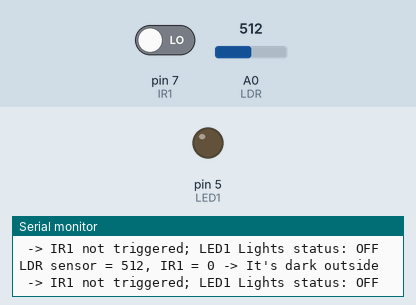
Simulated run of this sketch. Board: Arduino Uno, built with avr-gcc and run on an emulated ATmega328P. On the bench: output pins drawn as LEDs (lit = HIGH), the last lines printed to the serial monitor. The inputs (shaded band) are chosen by the test bench; at power-on: pin 7 (IR1) LOW, A0 (LDR) = 512.

Above: at 1.3 s.
1.4 s: pin 7 (IR1) driven HIGH
At 2.8 s:
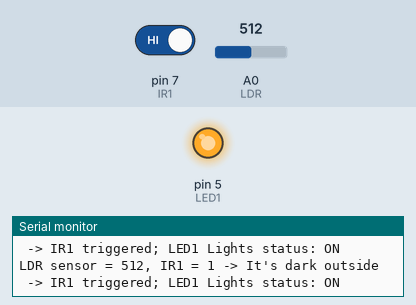
3.1 s: A0 (LDR) set to 484
At 4.0 s:
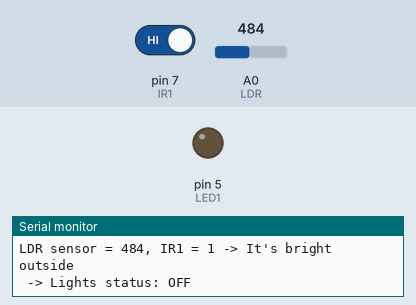
4.7 s: A0 (LDR) set to 510
At 5.6 s:
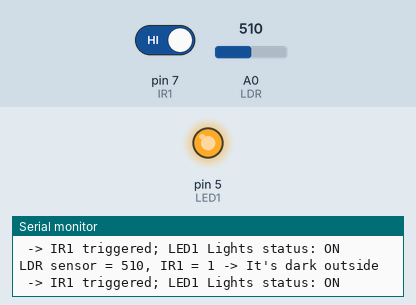
6.2 s: A0 (LDR) set to 490
At 6.7 s:
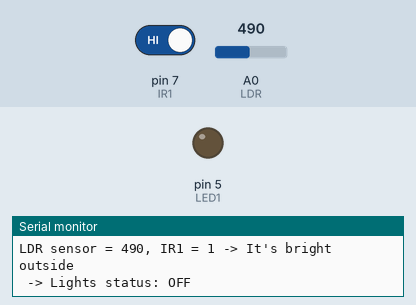
Timing chart, 0 to 8.7 s (numbered marks = the images above; inputs shaded):
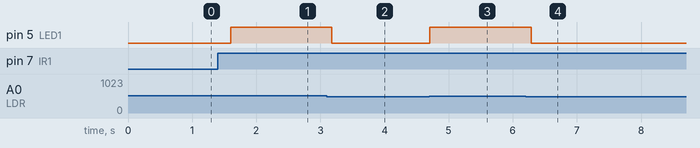

Measured:
- the behaviour switches between 501 and 500 on A0 (LDR) (found by bisection; images 1 and 2)
- after the input at 1.4 s, pin 5 (LED1): LOW → HIGH after 0.20 s
- after the input at 3.1 s, pin 5 (LED1): HIGH → LOW after 0.08 s
- after the input at 4.7 s, pin 5 (LED1): LOW → HIGH at once
- after the input at 6.2 s, pin 5 (LED1): HIGH → LOW after 0.09 s

The sketch:

Automated_Street_Lighting.ino
```cpp
int IR1 = 7;
int LED1 = 5;
int LDR = A0;
int LDRValue;

void setup()
{
  Serial.begin(9600);
  pinMode(LED1, OUTPUT);
  pinMode(IR1, INPUT);
  pinMode(LDR, INPUT);
  digitalWrite(LED1, LOW);

}

void loop()
{
  LDRValue = analogRead(LDR);
  Serial.print("LDR sensor = ");

  Serial.print(LDRValue);
  Serial.print(", IR1 = ");
  Serial.print(digitalRead(IR1));


  // Adding debug info
  if (LDRValue > 500) {
    Serial.println(" -> It's dark outside");
  } else {
    Serial.println(" -> It's bright outside");
  }

  if (LDRValue > 500) // It's dark outside
  {
    if (digitalRead(IR1) == HIGH)
    {
      digitalWrite(LED1, HIGH);
      Serial.println(" -> IR1 triggered; LED1 Lights status: ON");
    }
    else
    {
      digitalWrite(LED1, LOW);
      Serial.println(" -> IR1 not triggered; LED1 Lights status: OFF");
    }


  }
  else // It's bright outside
  {
    digitalWrite(LED1, LOW);
    Serial.println(" -> Lights status: OFF");
  }

  delay(500); // Increase delay for better debugging
}
```
